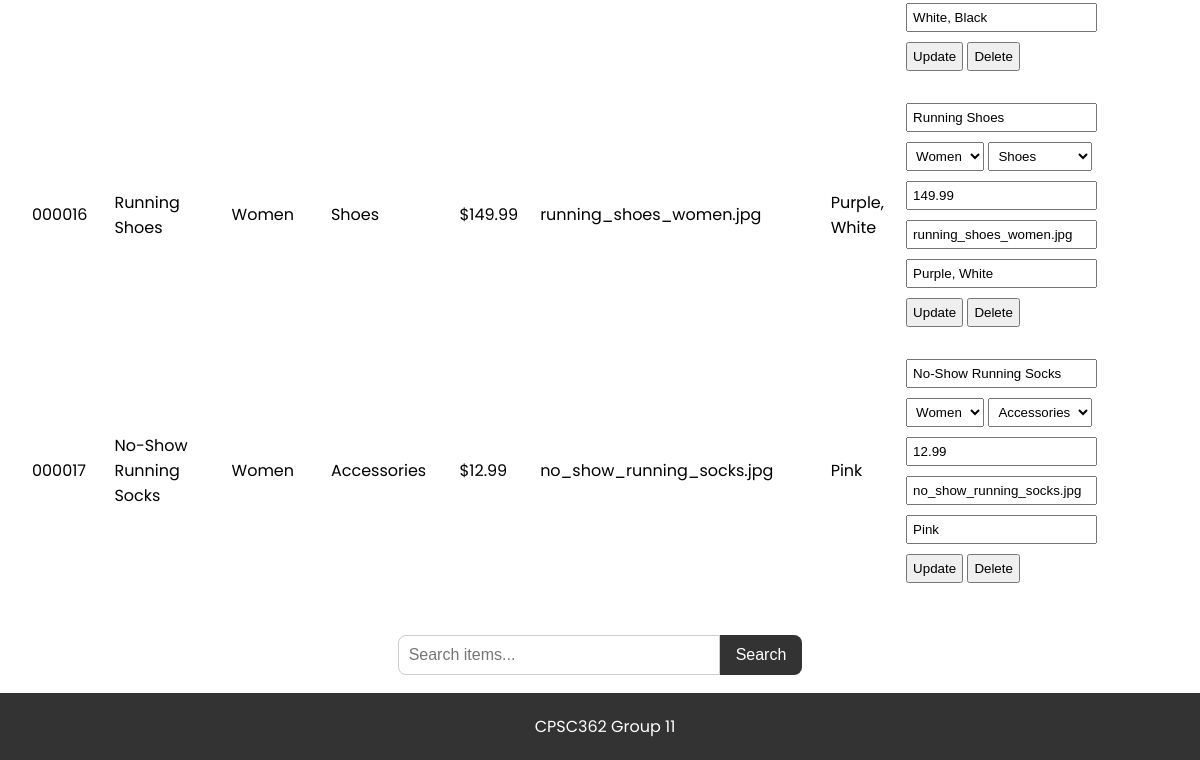
Before: /admin (signed in, lower part) with the older database file.
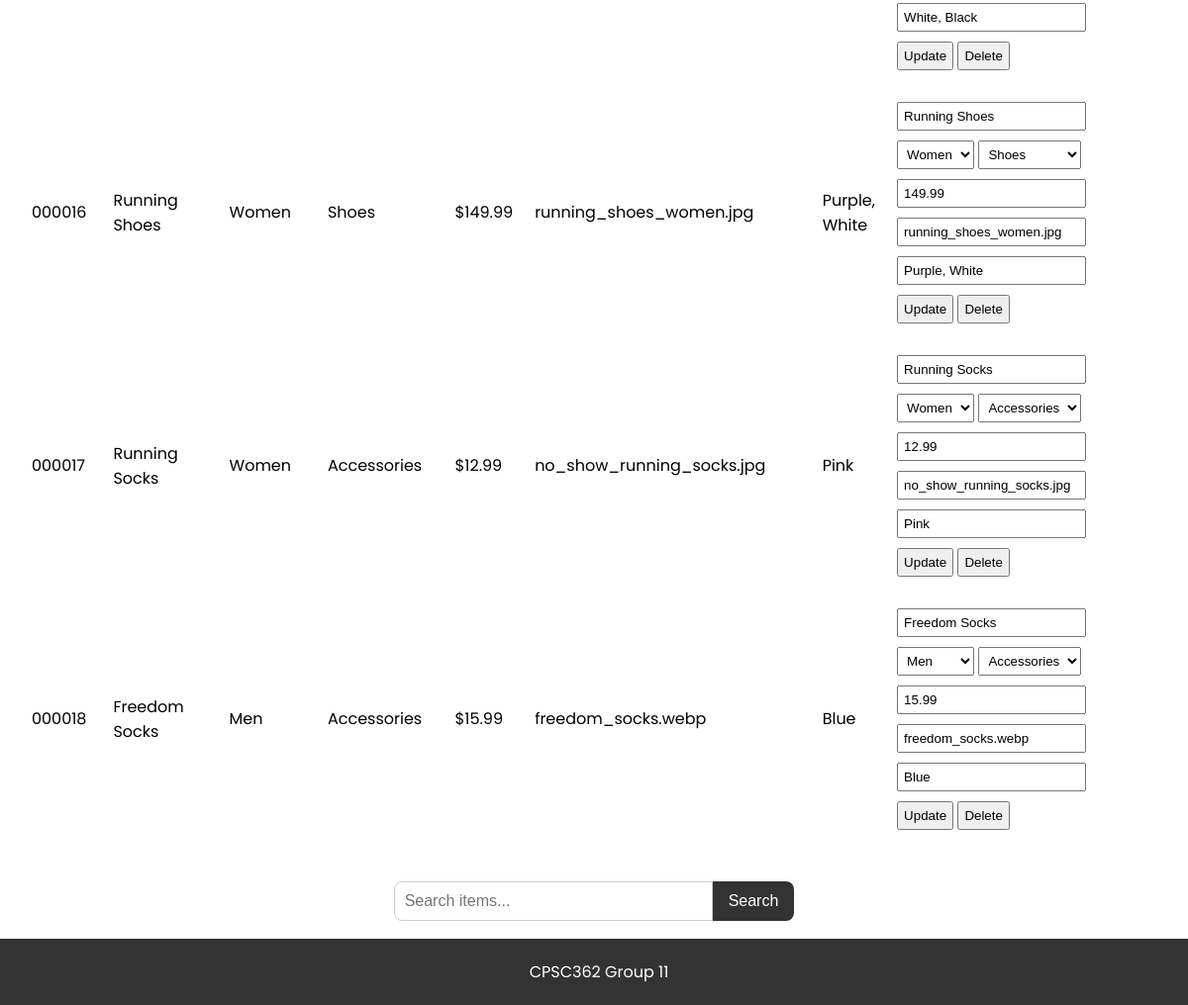
After: the same page with the newer database file.
### tables this page shows
CREATE TABLE items
                    (id TEXT PRIMARY KEY,
                    name TEXT NOT NULL,
                    category TEXT NOT NULL,
                    subcategory TEXT NOT NULL,
                    price REAL NOT NULL,
                    image TEXT,
                    color TEXT);

### app.py (the view, shortened to what this page needs)
@app.route('/admin', methods=['GET', 'POST'])
def admin():
    if not session.get('admin'):
        return redirect(url_for('admin_login'))
    with sqlite3.connect(DB_PATH) as con:
        cur = con.cursor()
        cur.execute("SELECT * FROM items")
        items = cur.fetchall()
    return render_template('admin.html', items=items)

### templates/admin.html (shortened to what this page needs)
{% extends 'base.html' %}
{% block content %}
    <table>
        {% for item in items %}
            <tr>
                <td>{{ item[0] }}</td>
                <td>{{ item[1] }}</td>
                <td>{{ item[2] }}</td>
                <td>{{ item[3] }}</td>
                <td>${{ "%.2f" % item[4] }}</td>
                <td>{{ item[5] }}</td>
                <td>{{ item[6] }}</td>
                <td>
                    <form method="POST" style="display:inline;">
                        <input type="text" name="name" value="{{ item[1] }}" required>
                        <select name="category" required>
                            <option value="Women" {% if item[2] == 'Women' %}selected{% endif %}>Women</option>
                            <option value="Men" {% if item[2] == 'Men' %}selected{% endif %}>Men</option>
                        </select>
                        <select name="subcategory" required>
                            <option value="Shoes" {% if item[3] == 'Shoes' %}selected{% endif %}>Shoes</option>
                            <option value="Accessories" {% if item[3] == 'Accessories' %}selected{% endif %}>Accessories</option>
                        </select>
                        <input type="number" name="price" value="{{ item[4] }}" step="0.01" required>
                        <input type="text" name="image" value="{{ item[5] }}" required>
                        <input type="text" name="colors" value="{{ item[6] }}" placeholder="e.g., Blue,Green,Pink" required>
                        <button type="submit">Update</button>
                    </form>
                    <form method="POST" style="display:inline;">
                        <button type="submit" onclick="return confirm('Are you sure?')">Delete</button>
                    </form>
                </td>
            </tr>
        {% endfor %}
    </table>
{% endblock %}

Changed rows visible on the page:
changed items "no_show_running_socks.jpg": name "No-Show Running Socks" → "Running Socks"
added items: id "000018", name "Freedom Socks", category "Men", subcategory "Accessories", price "15.99", image "freedom_socks.webp", color "Blue", colors "Blue"
